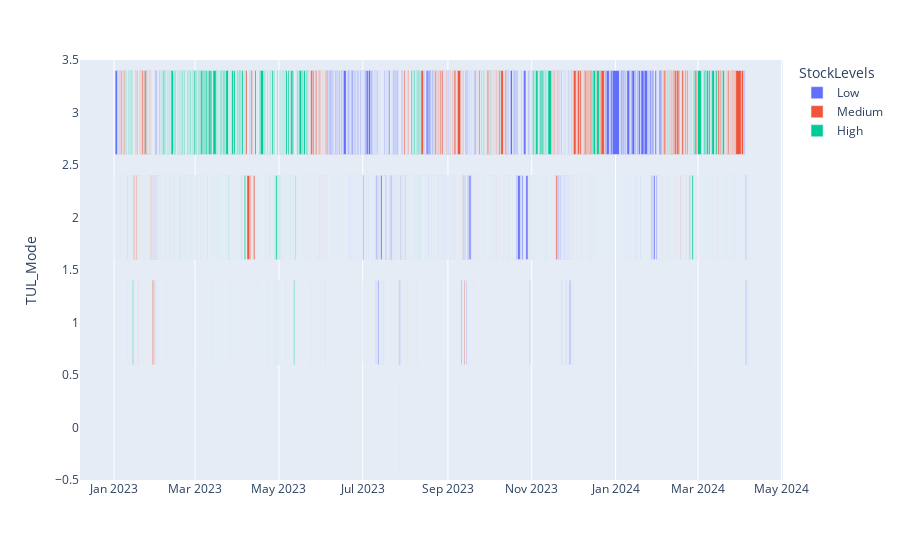

Notebook source saved alongside this figure:
### Code cell
def infill(df: pd.DataFrame, circuit) -> pd.DataFrame:
        '''Take a timeseries of when an indvidual circit is down and infill with
        the empty spaces with the periods it is up.'''
        df1 = df.query(f"Circuit == '{circuit}'").drop(columns = 'Circuit').copy().sort_values('StartTime')
        df1[circuit] = 'Down'
        df2 = pd.DataFrame(
                {'StartTime': df1['EndTime'], 
                 circuit: 'Up'}
        )
        return pd.concat([df1, df2]).sort_values('StartTime').set_index('StartTime', drop=True).drop(columns = 'EndTime')
      
# Create a timeseries with a column for each TUL showing the status (Up/Down)
df1 = infill(df_tul_raw, "Inload 1")
df2 = infill(df_tul_raw, "Inload 2")
df3 = infill(df_tul_raw, "Inload 3")

# join the three circuites and use ffill to propergate the status
df_tul = pd.concat([df1, df2, df3]).sort_index().ffill().fillna("Up").reset_index()

# remove events of zero duration
df_tul['EndTime'] = df_tul['StartTime'].shift(-1)
df_tul = df_tul.query('StartTime != EndTime') 

# Calcuate the mode and coalesce neighboring events of the same Mode
df_tul['TUL_Mode'] = df_tul[["Inload 1", "Inload 2", "Inload 3"]].agg(lambda x: x.str.contains('Up')).sum(1)
df_tul = df_tul[df_tul["TUL_Mode"] != df_tul["TUL_Mode"].shift(-1)]

# Now the endtimes and durations need to be updated
df_tul['EndTime'] = df_tul['StartTime'].shift(-1)
df_tul['Duration'] = (df_tul.EndTime - df_tul.StartTime)
df_tul['Duration_Hrs'] = ((df_tul.EndTime - df_tul.StartTime) / pd.Timedelta(hours=1)).round(2)

assert len(df_tul[df_tul['Duration_Hrs'] < 0]) == 0, "Duration Hrs should be greater than or equal to zero"

df_tul = pd.merge_asof(df_tul[:-2], df_stockpile_total, on = "StartTime")
df_tul.to_csv('df_tul.csv')
px.timeline(df_tul, x_start="StartTime", x_end="EndTime", y="TUL_Mode", hover_data="Duration_Hrs", color='StockLevels')

### Figure 1 — Plotly figure (JSON) as saved in the notebook; plotly's stock layout.template omitted (floating-point values rounded to 4 significant figures; data arrays with more than 128 entries replaced by an {"elided": "..."} marker saying what was removed)
{"data": [{"alignmentgroup": "True", "base": {"elided": "990 str values"}, "customdata": {"elided": "990x1 float values"}, "hovertemplate": "StockLevels=Low<br>StartTime=%{base}<br>EndTime=%{x}<br>TUL_Mode=%{y}<br>Duration_Hrs=%{customdata[0]}<extra></extra>", "legendgroup": "Low", "marker": {"color": "#636efa", "pattern": {"shape": ""}}, "name": "Low", "offsetgroup": "Low", "orientation": "h", "showlegend": true, "textposition": "auto", "type": "bar", "x": {"elided": "990 int values"}, "xaxis": "x", "y": {"elided": "990 int values"}, "yaxis": "y"}, {"alignmentgroup": "True", "base": {"elided": "1148 str values"}, "customdata": {"elided": "1148x1 float values"}, "hovertemplate": "StockLevels=Medium<br>StartTime=%{base}<br>EndTime=%{x}<br>TUL_Mode=%{y}<br>Duration_Hrs=%{customdata[0]}<extra></extra>", "legendgroup": "Medium", "marker": {"color": "#EF553B", "pattern": {"shape": ""}}, "name": "Medium", "offsetgroup": "Medium", "orientation": "h", "showlegend": true, "textposition": "auto", "type": "bar", "x": {"elided": "1148 int values"}, "xaxis": "x", "y": {"elided": "1148 int values"}, "yaxis": "y"}, {"alignmentgroup": "True", "base": {"elided": "1156 str values"}, "customdata": {"elided": "1156x1 float values"}, "hovertemplate": "StockLevels=High<br>StartTime=%{base}<br>EndTime=%{x}<br>TUL_Mode=%{y}<br>Duration_Hrs=%{customdata[0]}<extra></extra>", "legendgroup": "High", "marker": {"color": "#00cc96", "pattern": {"shape": ""}}, "name": "High", "offsetgroup": "High", "orientation": "h", "showlegend": true, "textposition": "auto", "type": "bar", "x": {"elided": "1156 int values"}, "xaxis": "x", "y": {"elided": "1156 int values"}, "yaxis": "y"}], "layout": {"barmode": "overlay", "legend": {"title": {"text": "StockLevels"}, "tracegroupgap": 0}, "margin": {"t": 60}, "xaxis": {"anchor": "y", "domain": [0, 1], "type": "date"}, "yaxis": {"anchor": "x", "domain": [0, 1], "title": {"text": "TUL_Mode"}}}}
